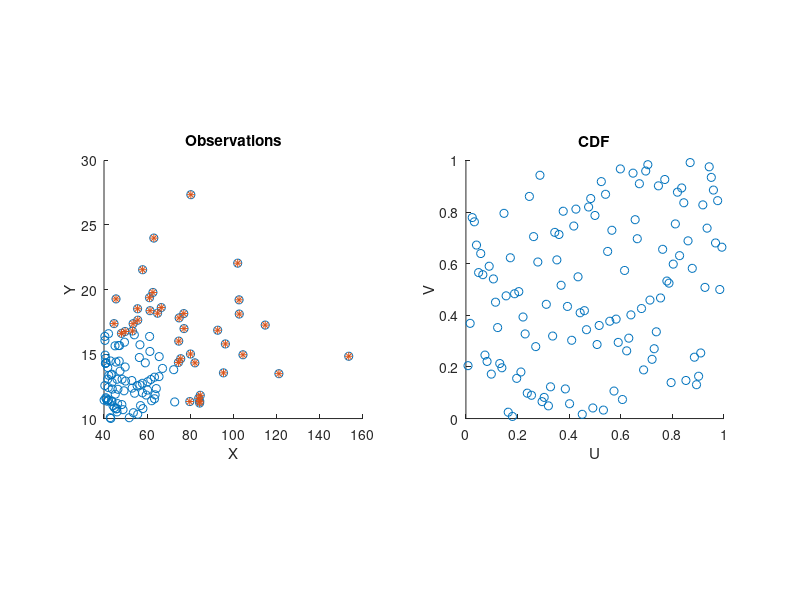

This chart was generated by the following MATLAB code: (Note: this script raises an error after producing the figure.)
% calculate the dependence
%% *****load data and uniform the data
clc,clear
load('CountyEvents0921.mat', 'CountyEvent');
X = [CountyEvent{1}.MaxRain]';
Y = [CountyEvent{1}.MaxWind]';
n = numel(X);
[RankX,~] = tiedrank(X); % tied rank of X&Y 
[RankY,~] = tiedrank(Y); 
U = RankX/(n+1); % Uniform of X 
V = RankY/(n+1); % Uniform of Y
%% plot (X,Y); (Rank X, Rank Y) or (U,V)
td= 0.8;
ind = U>=td|V>=td;
figure
subplot(1,2,1)
scatter(X,Y), xlabel('X'), ylabel('Y'), axis square
hold on; scatter(X(ind),Y(ind),'*r'), hold off, title('Observations')
subplot(1,2,2)
scatter(U,V), xlabel('U'), ylabel('V'), axis square, title('CDF')

%% Dependence measure Chi (Coles,Heffernan,and Tawn, 1999)
td = 0:0.01:1; %threshold level (0,1) 
chi_u = dependence_chi(td,U,V); % my function
% X_t = prctile(X,t);
figure; plot(td,chi_u); xlabel('Threshold td'); ylabel('Dependence \chi')
%% calculate Spearman's Rho

%% plot empirical copula
[u,v] = meshgrid(0:0.05:1,0:0.05:1);
U = [u(:),v(:)];
Fxy = copulaEcdf([X Y],U); Fxy = reshape(Fxy,size(u)); %invoke Ecdf copula function
XX = quantile(X,u(:)); XX = reshape(XX,size(u));
YY = quantile(Y,v(:)); YY = reshape(YY,size(u));
figure
subplot(2,2,1)
surf(XX,YY,Fxy), title('Ecopula for variable value')
subplot(2,2,2)
surf(u,v,Fxy), title('Ecopula for variable cdf')
subplot(2,2,3)
scatter(X,Y), title('Scatters for variable')
subplot(2,2,4)
scatter(X,Y), title('Scatters for variable')
%%